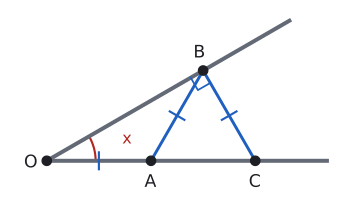

The Python source for this figure:
import sys; sys.path.insert(0, "tools")
from cizim import *

def centik(ax, P, Q, n=1, renk=SOLUK, L=0.13, ara=0.09):
    """[PQ] kenarının ortasına n çentik (eş kenar işareti)."""
    P, Q = np.asarray(P, float), np.asarray(Q, float)
    u = (Q - P) / np.linalg.norm(Q - P); v = np.array([-u[1], u[0]]); M = (P + Q) / 2
    for k in range(n):
        c = M + (k - (n - 1) / 2) * ara * u
        ax.plot(*zip(c - L * v, c + L * v), color=renk, lw=1.6)

def olc(K, P, Q):
    a, b = np.asarray(P) - K, np.asarray(Q) - K
    return round(float(np.degrees(np.arccos(np.dot(a, b) / np.linalg.norm(a) / np.linalg.norm(b)))), 3)

def dik(ax, K, P, Q, k=0.25, renk=YAZI):
    a = (np.asarray(P) - K) / np.linalg.norm(np.asarray(P) - K); b = (np.asarray(Q) - K) / np.linalg.norm(np.asarray(Q) - K)
    ax.plot(*zip(K + k * a, K + k * (a + b), K + k * b), color=renk, lw=1.3)

# |AB| = |AC|, m(A) = 40, m(B) = m(C) = 70.
# Alıştırma 10: x = 30. A, C birinci çubukta; B ikinci çubukta. |OA| = |AB| = |BC| = 1, [BC] ⟂ [OB].
x = 30
O = np.array([0.0, 0.0]); u = np.array([1.0, 0.0]); v = np.array([np.cos(np.radians(x)), np.sin(np.radians(x))])
s = 1.6
A = s * u; B = 2 * s * np.cos(np.radians(x)) * v; C = A + 2 * (np.dot(B - A, u)) * u
print("OA", np.linalg.norm(A - O), "AB", np.linalg.norm(B - A), "BC", np.linalg.norm(C - B), "OBC", olc(B, O, C), "BAC", olc(A, B, C), "BCA", olc(C, B, A))
fig, ax = sekil(5.4, 2.6)
ax.set_aspect("equal"); ax.axis("off")
ax.plot(*zip(O, 4.3 * u), color=SOLUK, lw=3); ax.plot(*zip(O, 4.3 * v), color=SOLUK, lw=3)
ax.plot(*zip(A, B, C), color=MAVI)
centik(ax, O, A, renk=MAVI); centik(ax, A, B, renk=MAVI); centik(ax, B, C, renk=MAVI)
dik(ax, B, C, O, k=0.22, renk=MAVI)
nokta(ax, *O, "O", dx=-0.35, dy=-0.1); nokta(ax, *A, "A", dx=-0.1, dy=-0.4); nokta(ax, *B, "B", dx=-0.15, dy=0.2); nokta(ax, *C, "C", dx=-0.1, dy=-0.4)
aci(ax, O, u, v, r=0.75, ad="x", renk=KIRMIZI)
ax.set_xlim(-0.6, 4.5); ax.set_ylim(-0.6, 4.3 * v[1] + 0.2)
kaydet(fig, __file__)
